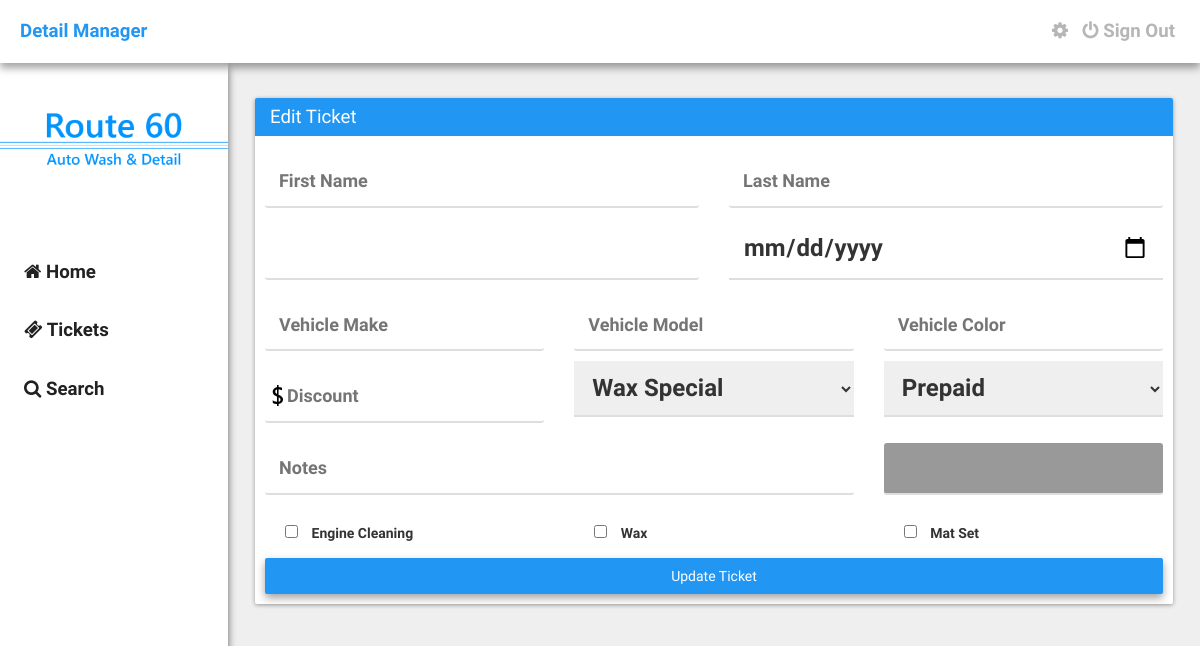
Before: /details/edit?id=2914936604 (signed in) with the older database file.
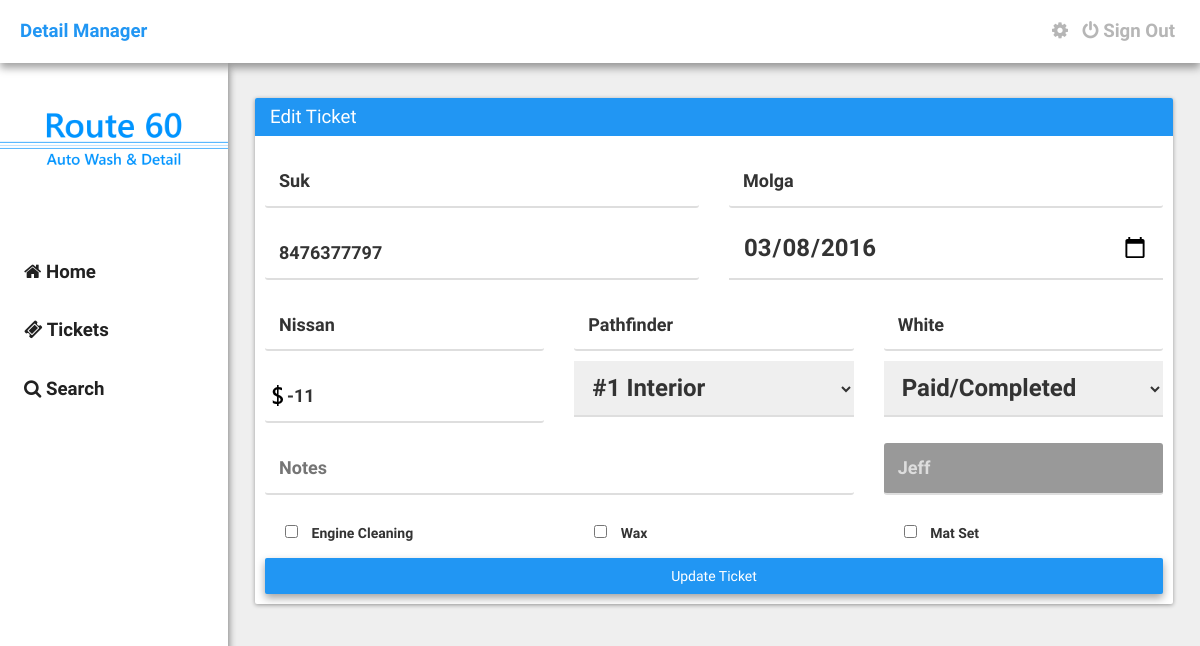
After: the same page with the newer database file.
### tables this page shows
CREATE TABLE `detail_tickets` (
  `id` int(11) NOT NULL,
  `locked` int(11) NOT NULL DEFAULT '0',
  `first_name` text NOT NULL,
  `last_name` text NOT NULL,
  `phone_number` varchar(32) NOT NULL,
  `date` date NOT NULL,
  `vehicle_make` text NOT NULL,
  `vehicle_model` text NOT NULL,
  `vehicle_color` text NOT NULL,
  `discount` int(11) NOT NULL,
  `services` varchar(32) NOT NULL,
  `pre_paid_done` varchar(32) NOT NULL,
  `user_id` varchar(32) NOT NULL,
  `ticket_id` varchar(32) NOT NULL,
  `notes` text NOT NULL,
  `ticket_creator` text NOT NULL,
  `engine` varchar(2) NOT NULL DEFAULT '0',
  `wax` varchar(2) NOT NULL DEFAULT '0',
  `mat` varchar(2) NOT NULL DEFAULT '0'
);

### details/edit.php (the view, shortened to what the changed rows need)
<?php require_once("./assets/core/init.php"); require_once("./include/navbar.php"); ?>
    <?php
        $ticketid = $_GET['id'];
        $getticketinfo = mysql_query("SELECT * FROM detail_tickets WHERE ticket_id = '$ticketid'");
        while($row = mysql_fetch_array($getticketinfo)) {
            $firstname = $row['first_name'];
            $lastname = $row['last_name'];
            $pnumber = $row['phone_number'];
            $date = $row['date'];
            $vmake = $row['vehicle_make'];
            $vmodel = $row['vehicle_model'];
            $vcolor = $row['vehicle_color'];
            $discount = $row['discount'];
            $services = $row['services'];
            $options = $row['pre_paid_done'];
            $tcreator = $row['ticket_creator'];
        }
        if($services == 'wax'){
            $servicetitle = "Meguiar's Wax";
            $serviceprice = "35.00";
            $servicedetails = "
                <ol>
                    <li>Wax Special</li>
                </ol>
            ";
            $active = "selected";
        }elseif($services == 1) {
            $active1 = "selected";
        }
        if($options == 'Prepaid') {
            $option = "<center><h3 style='color: #E14747;'>Prepaid</h3></center>";
            $oa2 = "selected";
        }elseif($options == 'Paid/Completed') {
            $oa3 = "selected";
        }elseif($options == 'Appointment') {
            $option = "<center><h3 style='color: #FFC017;'>Appointment</h3></center>";
            $oa4 = "selected";
        }
    ?>
    <div class="container">
    	<div class="card">
                    <form action="" method="POST" style="padding: 10px;">
                    	<div class="row">
	                        <div class="col-md-6">
	                        	<input type="text" name="firstname" id="firstname" class="validate" required="required" value="<?php echo $firstname; ?>" placeholder="First Name" />
	                        </div>
	                        <div class="col-md-6">
	                            <input type="text" name="lastname" id="lastname" class="validate" value="<?php echo $lastname; ?>" placeholder="Last Name" />
	                        </div>
	                        <div class="col-md-6">
	                            <input type="text" name="phonenum" id="phonenum" class="validate" required="required" value="<?php echo $pnumber; ?>" />
	                        </div>
	                        <div class="col-md-6">
	                            <input type="date" name="date" id="date" class="validate" required="required" value="<?php echo $date; ?>" />
	                        </div>
	                    </div>
	                    <div class="row">
	                        <div class="col-md-4">
	                            <input type="text" name="vmake" id="vmake" class="validate" required="required" value="<?php echo $vmake; ?>" placeholder="Vehicle Make" />
	                        </div>
	                        <div class="col-md-4">
	                            <input type="text" name="vmodel" id="vmodel" class="validate" required="required" value="<?php echo $vmodel; ?>" placeholder="Vehicle Model" />
	                        </div>
	                        <div class="col-md-4">
	                            <input type="text" name="vcolor" id="vcolor" class="validate" required="required" value="<?php echo $vcolor; ?>" placeholder="Vehicle Color" />
	                        </div>
	                        <div class="col-md-4">
	                            <input type="text" name="discount" id="discount" class="validate discount-icon" required="required" value="<?php echo $discount; ?>" placeholder="Discount" style="padding-left: 22px;" />
	                        </div>
	                        <div class="col-md-4">
	                            <select name="serviceselect" id="serviceselect">
	                                <option value="wax" <?php if(isset($active)) {echo $active; } ?>>Wax Special</option>
	                                <option value="1" <?php if(isset($active1)) {echo $active1; } ?>>#1 Interior</option>
	                            </select>
	                        </div>
	                        <div class="col-md-4">
	                            <select name="optionsselect" id="optionsselect">
	                                <option value="Prepaid" <?php if(isset($oa2)) {echo $oa2; } ?>>Prepaid</option>
	                                <option value="Paid/Completed" <?php if(isset($oa3)) { echo $oa3; } ?>>Paid/Completed</option>
	                            </select>
	                        </div>
	                    </div>
	                    <div class="row">
	                        <div class="col-md-4">
	                        	<input type="text" name="ticket_creator" id="ticket_creator" value="<?php echo $tcreator; ?>" disabled="disabled" />
	                        </div>
                        </div>
                    </form>
            </div>
        </div>
<?php require_once("./include/footer.php"); ?>

Changed rows visible on the page:
added detail_tickets: firstname "Suk", lastname "Molga", phonenum "8476377797", date "03/08/2016", vmake "Nissan", vmodel "Pathfinder", vcolor "White", discount "-11", ticket_creator "Jeff"
Other visible differences:
form field serviceselect: "Wax Special" → "#1 Interior"
form field optionsselect: "Prepaid" → "Paid/Completed"
